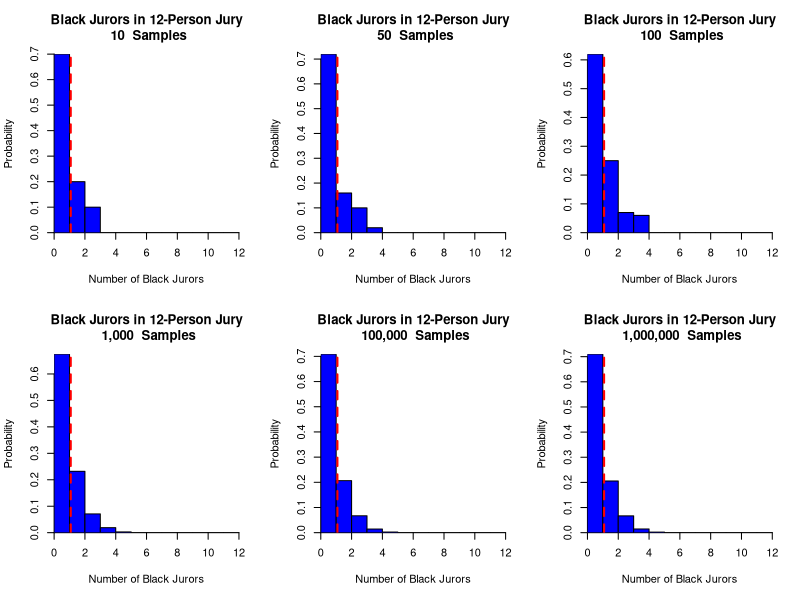

Reproduce this figure in R.
# Disable scientific notation to ensure large numbers are displayed in full (not in exponential form)
options(scipen = 999)

# Function to simulate a single jury selection
jury_experiment <- function(n_jurors = 12, total_population = 1000, Black_threshold = 90) {
  # Randomly select `n_jurors` from a total population of `total_population`
  # Each number represents a juror, where values below `Black_threshold` indicate Black jurors
  sample(1:total_population, size = n_jurors, replace = TRUE)
}

# Function to run multiple jury selections
simulate_juries <- function(n_simulations, n_jurors = 12, total_population = 1000, Black_threshold = 90) {
  # Repeat the `jury_experiment` function `n_simulations` times, storing results in a matrix
  many_juries <- replicate(n_simulations, jury_experiment(n_jurors, total_population, Black_threshold))
  
  # Convert the matrix to a data frame where:
  # - Each row represents one simulated jury selection
  # - Each column corresponds to one of the 12 selected jurors in that jury
  jury_df <- as.data.frame(t(many_juries))
  
  # Count the number of Black jurors in each jury
  # Black jurors are those whose values are less than `Black_threshold` (9% of total population)
  jury_df$no_Black_jurors <- rowSums(jury_df < Black_threshold)
  
  # Return the dataframe containing all jury simulations and their respective Black juror counts
  return(jury_df)
}

# Define different sample sizes representing increasing numbers of jury selections
# This allows us to see how the sampling distribution stabilizes with larger sample sizes
sample_sizes <- c(10, 50, 100, 1000, 100000, 1000000)

# Compute the expected number of Black jurors per 12-person jury
# Since 9% of the total population is Black, we expect 12 * 0.09 = 1.08 Black jurors on average
expected_black_jurors <- 12 * 0.09

# Set up the plotting layout for 6 histograms arranged in a 2-row by 3-column grid
par(mfrow=c(2,3))

# Loop over different sample sizes to run simulations and generate histograms
for (n_sim in sample_sizes) {
  
  # Run the simulation for `n_sim` jury selections, each consisting of 12 jurors
  jury_df <- simulate_juries(n_simulations = n_sim, n_jurors = 12, total_population = 1000, Black_threshold = 90)
  
  # Generate a histogram for the number of Black jurors per 12-person jury
  hist(jury_df$no_Black_jurors, 
       breaks=seq(0, 12, by=1),  # Bins for the histogram (0 to 12 Black jurors)
       freq=FALSE,               # Display relative frequency instead of counts
       col="blue",               # Use blue color for bars
       main=paste("Black Jurors in 12-Person Jury\n", format(n_sim, big.mark=","), " Samples"), 
       xlab="Number of Black Jurors", 
       ylab="Probability", 
       yaxs="i", xaxs="i")
  
  # Add a vertical red dashed line to indicate the expected value of Black jurors (1.08)
  abline(v = expected_black_jurors, col="red", lwd=2, lty=2)
}
